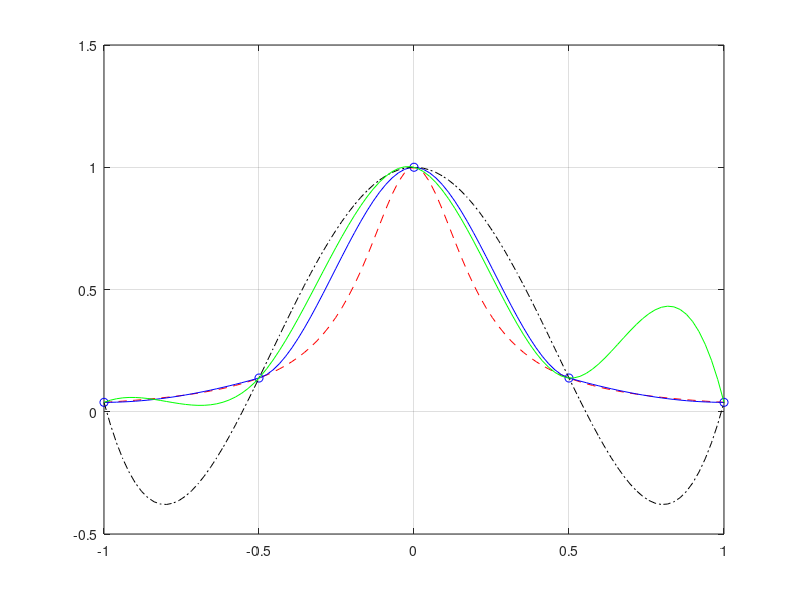

This chart was generated by the following MATLAB code:
% Runge function
clear
clc
runge = @(x) 1 ./ (1 + 25 * (x .^ 2));

x = linspace (-1, 1, 100);
y = runge(x);

xpts = -1: 0.5: 1;
ypts = runge(xpts);

p=polyfit(xpts,ypts,4);
yp=polyval(p,x);

ys = interp1 (xpts, ypts, x, 'pchip'); % replace spline with pchip

figure (3)
plot (xpts, ypts, 'bo', x, y, 'r--', x, ys, 'b',x,yp,'k-.', 'MarkerSize', 10)
grid on
pause

yptsX = [0.5 ypts -5]; % try differemt end slopes
ys = spline (xpts, yptsX, x);
hold on;
plot (x, ys, 'g');
hold off;

